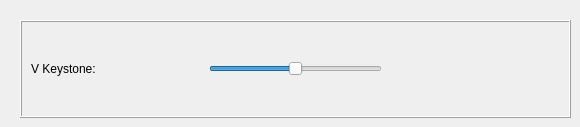
          <widget class="QWidget" name="tab_12">
           <attribute name="title">
            <string>V Keystone</string>
           </attribute>
           <widget class="QFrame" name="frame_V_Keystone">
            <property name="geometry">
             <rect>
              <x>20</x>
              <y>20</y>
              <width>551</width>
              <height>98</height>
             </rect>
            </property>
            <property name="frameShape">
             <enum>QFrame::Box</enum>
            </property>
            <property name="frameShadow">
             <enum>QFrame::Raised</enum>
            </property>
            <layout class="QHBoxLayout" name="horizontalLayout_63">
             <item>
              <widget class="QLabel" name="label_V_Keystone">
               <property name="text">
                <string>V Keystone:</string>
               </property>
              </widget>
             </item>
             <item>
              <widget class="QSlider" name="horizontalSlider_V_Keystone">
               <property name="sizePolicy">
                <sizepolicy hsizetype="Minimum" vsizetype="Fixed">
                 <horstretch>0</horstretch>
                 <verstretch>0</verstretch>
                </sizepolicy>
               </property>
               <property name="minimum">
                <number>-40</number>
               </property>
               <property name="maximum">
                <number>40</number>
               </property>
               <property name="pageStep">
                <number>1</number>
               </property>
               <property name="value">
                <number>0</number>
               </property>
               <property name="orientation">
                <enum>Qt::Horizontal</enum>
               </property>
              </widget>
             </item>
             <item alignment="Qt::AlignHCenter">
              <widget class="QLabel" name="label_var_V_Keystone">
               <property name="text">
                <string/>
               </property>
              </widget>
             </item>
            </layout>
           </widget>
          </widget>
